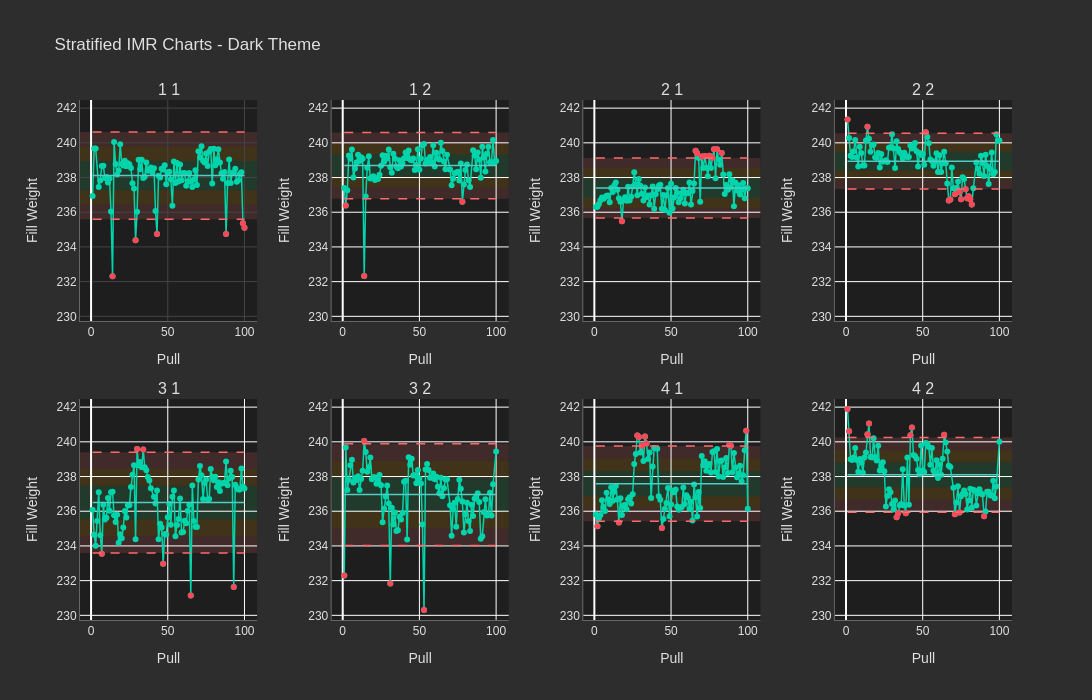

Write notebook code for a chart like this one.
### Markdown cell above
---
## Theme Options

The library supports light and dark themes.

### Code cell
# Dark theme
fig = result_imr.plot(
    theme='dark',
    show_zones=True,
    ncols=4,
    width=1400,
    height=700,
    title='Stratified IMR Charts - Dark Theme'
)
fig.show()

### Figure 1 — Plotly figure (JSON) as saved in the notebook; plotly's stock layout.template omitted (floating-point values rounded to 4 significant figures)
{"data": [{"hovertemplate": "%{x}<br>%{y:.3f}<extra></extra>", "line": {"color": "#00D4AA", "width": 1.5}, "marker": {"color": "#00D4AA", "size": 6}, "mode": "lines+markers", "name": "1_1", "showlegend": false, "type": "scatter", "x": [1, 2, 3, 5, 6, 7, 8, 9, 10, 11, 12, 13, 14, 15, 16, 17, 18, 19, 20, 21, 22, 23, 24, 25, 26, 27, 28, 29, 30, 31, 32, 33, 34, 35, 36, 37, 38, 39, 40, 41, 42, 43, 44, 45, 46, 47, 48, 49, 50, 51, 52, 53, 54, 55, 56, 57, 58, 59, 60, 61, 62, 63, 64, 65, 66, 67, 68, 69, 70, 71, 72, 73, 74, 75, 76, 77, 78, 79, 80, 81, 82, 83, 84, 85, 86, 87, 88, 89, 90, 91, 92, 93, 94, 95, 96, 97, 98, 99, 100], "xaxis": "x", "y": [236.9, 239.7, 239.7, 237.5, 237.8, 238.7, 238.7, 238.0, 238.0, 237.7, 237.9, 236.0, 232.3, 240.1, 238.8, 238.2, 238.4, 239.9, 238.8, 238.7, 239.0, 238.7, 238.8, 238.8, 238.6, 237.7, 237.4, 234.4, 236.0, 239.0, 238.5, 239.0, 238.0, 238.0, 238.9, 238.4, 238.5, 238.6, 238.3, 238.5, 236.1, 234.7, 238.1, 238.0, 238.5, 238.5, 238.7, 237.6, 238.3, 238.3, 237.9, 236.4, 238.9, 237.7, 238.8, 237.8, 238.8, 237.8, 238.2, 238.3, 237.5, 237.8, 238.3, 237.8, 237.5, 237.9, 238.4, 237.6, 239.5, 239.2, 239.8, 239.0, 238.9, 239.4, 238.7, 239.5, 239.6, 237.7, 239.7, 238.7, 239.1, 239.6, 238.9, 238.2, 237.9, 238.3, 234.7, 237.7, 239.0, 237.7, 238.3, 238.3, 238.5, 237.8, 237.8, 238.2, 238.3, 235.4, 235.1], "yaxis": "y"}, {"hovertemplate": "Signal<br>%{x}<br>%{y:.3f}<extra></extra>", "marker": {"color": "#FF4757", "size": 6, "symbol": "circle"}, "mode": "markers", "showlegend": false, "type": "scatter", "x": [14, 29, 43, 88, 99, 100], "xaxis": "x", "y": [232.3, 234.4, 234.7, 234.7, 235.4, 235.1], "yaxis": "y"}, {"hovertemplate": "%{x}<br>%{y:.3f}<extra></extra>", "line": {"color": "#00D4AA", "width": 1.5}, "marker": {"color": "#00D4AA", "size": 6}, "mode": "lines+markers", "name": "1_2", "showlegend": false, "type": "scatter", "x": [1, 2, 3, 4, 5, 6, 7, 8, 9, 10, 11, 12, 13, 14, 15, 16, 17, 18, 19, 20, 21, 22, 23, 24, 25, 26, 27, 28, 29, 30, 31, 32, 33, 34, 35, 36, 37, 38, 39, 40, 41, 42, 43, 44, 45, 46, 47, 48, 49, 50, 51, 52, 53, 54, 55, 56, 57, 58, 59, 60, 61, 62, 63, 64, 65, 66, 67, 68, 70, 71, 72, 73, 74, 75, 76, 77, 78, 79, 80, 81, 82, 83, 85, 86, 87, 88, 89, 90, 91, 92, 93, 94, 95, 96, 97, 98, 99, 100], "xaxis": "x2", "y": [237.4, 236.4, 237.3, 239.3, 239.1, 239.6, 238.0, 238.5, 238.9, 239.3, 239.0, 239.2, 239.1, 232.3, 236.9, 238.6, 239.2, 237.9, 238.0, 238.1, 237.9, 238.0, 237.9, 238.2, 238.7, 239.3, 238.9, 239.3, 239.1, 239.6, 238.6, 238.3, 239.4, 239.1, 238.6, 238.5, 239.0, 238.6, 238.8, 239.1, 239.4, 239.1, 239.6, 239.0, 239.0, 239.1, 238.4, 238.7, 239.6, 238.4, 239.1, 239.9, 239.9, 238.8, 239.0, 238.9, 239.2, 238.9, 239.9, 238.6, 239.4, 239.1, 239.0, 240.0, 239.5, 238.9, 238.5, 239.3, 238.5, 237.6, 237.9, 238.2, 238.3, 238.3, 237.8, 238.8, 236.6, 237.6, 238.4, 238.8, 237.8, 237.5, 239.6, 239.3, 238.5, 239.4, 239.0, 238.0, 239.8, 239.2, 238.3, 239.4, 239.8, 238.9, 238.9, 240.2, 238.9, 238.9], "yaxis": "y2"}, {"hovertemplate": "Signal<br>%{x}<br>%{y:.3f}<extra></extra>", "marker": {"color": "#FF4757", "size": 6, "symbol": "circle"}, "mode": "markers", "showlegend": false, "type": "scatter", "x": [2, 14, 78], "xaxis": "x2", "y": [236.4, 232.3, 236.6], "yaxis": "y2"}, {"hovertemplate": "%{x}<br>%{y:.3f}<extra></extra>", "line": {"color": "#00D4AA", "width": 1.5}, "marker": {"color": "#00D4AA", "size": 6}, "mode": "lines+markers", "name": "2_1", "showlegend": false, "type": "scatter", "x": [1, 2, 3, 4, 5, 6, 7, 8, 9, 10, 11, 12, 13, 14, 15, 16, 17, 18, 19, 20, 21, 22, 23, 24, 25, 26, 27, 28, 29, 30, 31, 32, 33, 34, 35, 36, 37, 38, 39, 40, 41, 42, 43, 44, 45, 46, 47, 48, 49, 50, 51, 52, 53, 54, 55, 56, 57, 58, 59, 60, 61, 62, 63, 64, 65, 66, 67, 68, 69, 70, 71, 72, 73, 74, 75, 76, 77, 78, 79, 80, 81, 82, 83, 84, 85, 86, 87, 88, 89, 90, 91, 92, 93, 94, 95, 96, 97, 98, 99, 100], "xaxis": "x3", "y": [236.3, 236.3, 236.5, 236.7, 236.8, 236.8, 236.9, 236.9, 237.0, 236.6, 237.4, 237.2, 237.6, 237.7, 237.3, 236.8, 236.6, 235.5, 236.7, 236.9, 236.7, 237.5, 236.7, 236.9, 237.5, 238.3, 237.6, 237.0, 237.9, 237.5, 237.1, 236.7, 237.4, 236.9, 237.0, 236.4, 237.0, 237.5, 236.2, 237.0, 237.3, 237.5, 237.6, 236.2, 237.0, 236.1, 237.0, 237.4, 236.0, 237.6, 236.2, 236.8, 237.4, 237.1, 236.6, 236.8, 237.1, 237.3, 236.5, 237.1, 237.1, 237.7, 236.4, 237.2, 237.7, 239.6, 239.4, 239.1, 236.6, 239.2, 238.6, 239.2, 238.6, 238.1, 239.2, 238.6, 239.2, 239.6, 238.0, 239.6, 239.0, 238.7, 239.4, 238.2, 237.1, 237.6, 237.3, 238.2, 237.4, 237.8, 236.3, 237.7, 237.2, 237.6, 237.0, 237.3, 237.7, 236.8, 237.4, 237.4], "yaxis": "y3"}, {"hovertemplate": "Signal<br>%{x}<br>%{y:.3f}<extra></extra>", "marker": {"color": "#FF4757", "size": 6, "symbol": "circle"}, "mode": "markers", "showlegend": false, "type": "scatter", "x": [18, 66, 67, 70, 72, 75, 77, 78, 80, 83], "xaxis": "x3", "y": [235.5, 239.6, 239.4, 239.2, 239.2, 239.2, 239.2, 239.6, 239.6, 239.4], "yaxis": "y3"}, {"hovertemplate": "%{x}<br>%{y:.3f}<extra></extra>", "line": {"color": "#00D4AA", "width": 1.5}, "marker": {"color": "#00D4AA", "size": 6}, "mode": "lines+markers", "name": "2_2", "showlegend": false, "type": "scatter", "x": [1, 2, 3, 4, 5, 6, 7, 8, 9, 10, 11, 12, 13, 14, 15, 16, 17, 18, 19, 20, 21, 22, 23, 24, 26, 27, 28, 29, 30, 31, 32, 33, 34, 35, 36, 37, 38, 39, 40, 41, 42, 43, 44, 45, 46, 47, 48, 49, 50, 51, 52, 53, 54, 55, 56, 57, 58, 59, 60, 61, 62, 63, 64, 65, 66, 67, 68, 69, 70, 71, 72, 73, 74, 75, 76, 77, 78, 79, 80, 81, 82, 83, 85, 86, 87, 88, 89, 90, 91, 92, 93, 94, 95, 96, 97, 98, 99, 100], "xaxis": "x4", "y": [241.3, 240.3, 239.3, 239.2, 239.5, 240.2, 239.2, 238.6, 239.8, 239.4, 238.7, 238.7, 240.1, 240.9, 240.2, 239.5, 239.9, 239.9, 239.2, 239.1, 239.4, 238.6, 239.3, 238.9, 239.0, 238.9, 239.7, 239.7, 240.5, 239.7, 238.6, 240.1, 239.6, 239.5, 239.4, 239.1, 239.4, 239.3, 239.2, 239.2, 239.8, 239.7, 239.8, 240.0, 239.5, 238.6, 239.4, 239.3, 239.4, 238.7, 240.6, 240.3, 240.0, 239.0, 239.0, 238.7, 238.9, 239.4, 238.3, 239.3, 238.3, 238.8, 239.5, 238.8, 237.7, 236.7, 236.7, 238.6, 237.4, 237.0, 237.4, 237.8, 237.2, 236.8, 238.0, 237.9, 237.3, 236.8, 236.9, 236.7, 236.4, 237.4, 238.9, 238.5, 238.2, 239.3, 238.8, 238.1, 239.3, 238.7, 237.6, 238.5, 239.4, 238.2, 238.3, 240.5, 240.1, 240.1], "yaxis": "y4"}, {"hovertemplate": "Signal<br>%{x}<br>%{y:.3f}<extra></extra>", "marker": {"color": "#FF4757", "size": 6, "symbol": "circle"}, "mode": "markers", "showlegend": false, "type": "scatter", "x": [1, 14, 52, 67, 68, 71, 74, 75, 78, 79, 80, 81, 82], "xaxis": "x4", "y": [241.3, 240.9, 240.6, 236.7, 236.7, 237.0, 237.2, 236.8, 237.3, 236.8, 236.9, 236.7, 236.4], "yaxis": "y4"}, {"hovertemplate": "%{x}<br>%{y:.3f}<extra></extra>", "line": {"color": "#00D4AA", "width": 1.5}, "marker": {"color": "#00D4AA", "size": 6}, "mode": "lines+markers", "name": "3_1", "showlegend": false, "type": "scatter", "x": [1, 2, 3, 4, 5, 6, 7, 8, 9, 10, 11, 12, 13, 14, 15, 16, 17, 18, 19, 20, 21, 22, 23, 24, 25, 26, 27, 28, 29, 30, 31, 32, 33, 34, 35, 36, 37, 38, 39, 41, 42, 43, 44, 45, 46, 47, 48, 49, 50, 51, 52, 53, 54, 55, 56, 57, 58, 59, 60, 61, 62, 63, 64, 65, 66, 67, 68, 69, 70, 71, 72, 73, 74, 75, 76, 77, 78, 79, 80, 81, 82, 83, 84, 85, 86, 87, 88, 89, 90, 91, 92, 93, 94, 95, 96, 97, 98, 99, 100], "xaxis": "x5", "y": [236.1, 234.7, 234.0, 235.4, 237.1, 234.6, 233.6, 236.4, 235.5, 235.6, 236.8, 236.0, 237.1, 237.1, 235.8, 235.4, 235.8, 234.2, 234.7, 234.4, 235.1, 236.0, 235.6, 236.3, 236.3, 237.4, 238.1, 238.7, 234.4, 239.6, 238.7, 238.8, 238.5, 239.6, 238.5, 238.4, 238.0, 237.8, 237.3, 236.8, 236.4, 237.2, 234.4, 235.3, 235.1, 233.0, 234.7, 234.7, 235.7, 236.4, 235.2, 236.8, 237.2, 234.6, 235.2, 235.6, 236.7, 234.8, 234.8, 235.4, 235.3, 236.0, 236.4, 231.1, 237.5, 235.4, 235.1, 235.1, 237.8, 238.6, 238.1, 236.7, 237.6, 237.8, 236.7, 236.7, 238.4, 238.0, 237.8, 238.0, 237.4, 237.7, 237.2, 237.6, 237.6, 237.6, 238.9, 237.5, 237.9, 238.3, 238.0, 231.6, 237.5, 237.3, 237.2, 237.2, 238.5, 237.4, 237.3], "yaxis": "y5"}, {"hovertemplate": "Signal<br>%{x}<br>%{y:.3f}<extra></extra>", "marker": {"color": "#FF4757", "size": 6, "symbol": "circle"}, "mode": "markers", "showlegend": false, "type": "scatter", "x": [7, 30, 34, 47, 65, 93], "xaxis": "x5", "y": [233.6, 239.6, 239.6, 233.0, 231.1, 231.6], "yaxis": "y5"}, {"hovertemplate": "%{x}<br>%{y:.3f}<extra></extra>", "line": {"color": "#00D4AA", "width": 1.5}, "marker": {"color": "#00D4AA", "size": 6}, "mode": "lines+markers", "name": "3_2", "showlegend": false, "type": "scatter", "x": [1, 2, 3, 4, 5, 6, 7, 8, 9, 10, 11, 12, 13, 14, 15, 16, 17, 18, 19, 20, 21, 22, 23, 24, 25, 26, 27, 28, 29, 30, 31, 32, 33, 34, 35, 36, 37, 38, 39, 40, 41, 42, 43, 44, 45, 46, 47, 48, 49, 50, 51, 52, 53, 54, 55, 56, 57, 58, 59, 60, 61, 62, 63, 64, 65, 66, 67, 68, 70, 71, 72, 73, 74, 75, 76, 77, 78, 79, 80, 81, 82, 83, 84, 85, 86, 87, 88, 89, 90, 91, 92, 93, 94, 95, 96, 97, 98, 100], "xaxis": "x6", "y": [232.3, 239.7, 237.2, 237.8, 238.7, 239.0, 237.7, 237.9, 237.8, 238.0, 237.2, 237.9, 238.3, 240.1, 239.4, 238.3, 238.5, 239.1, 237.8, 238.0, 238.0, 237.6, 237.8, 238.1, 237.5, 235.4, 236.2, 236.8, 237.5, 236.4, 231.8, 236.2, 235.2, 235.9, 234.9, 234.9, 235.7, 235.5, 235.9, 237.7, 237.8, 234.4, 239.1, 238.7, 239.0, 238.1, 238.1, 237.6, 238.4, 237.9, 237.6, 235.2, 230.3, 238.4, 238.7, 238.4, 237.9, 237.9, 238.2, 237.8, 238.0, 237.4, 237.0, 237.9, 236.9, 237.3, 237.8, 237.8, 236.3, 234.6, 236.1, 236.5, 235.1, 236.7, 237.8, 237.3, 236.6, 234.8, 235.8, 236.5, 235.4, 234.9, 236.4, 235.7, 236.7, 236.8, 237.0, 236.5, 234.4, 234.6, 235.9, 236.7, 235.8, 235.8, 237.1, 235.8, 237.6, 239.4], "yaxis": "y6"}, {"hovertemplate": "Signal<br>%{x}<br>%{y:.3f}<extra></extra>", "marker": {"color": "#FF4757", "size": 6, "symbol": "circle"}, "mode": "markers", "showlegend": false, "type": "scatter", "x": [1, 14, 31, 53], "xaxis": "x6", "y": [232.3, 240.1, 231.8, 230.3], "yaxis": "y6"}, {"hovertemplate": "%{x}<br>%{y:.3f}<extra></extra>", "line": {"color": "#00D4AA", "width": 1.5}, "marker": {"color": "#00D4AA", "size": 6}, "mode": "lines+markers", "name": "4_1", "showlegend": false, "type": "scatter", "x": [1, 2, 3, 4, 5, 6, 7, 8, 9, 10, 11, 12, 13, 14, 15, 16, 17, 18, 19, 20, 21, 22, 23, 24, 25, 26, 27, 28, 29, 30, 31, 32, 33, 34, 35, 36, 37, 38, 39, 41, 42, 43, 44, 45, 46, 47, 48, 49, 50, 51, 52, 53, 54, 55, 56, 57, 58, 59, 60, 61, 62, 63, 64, 65, 66, 67, 68, 69, 70, 71, 72, 73, 74, 75, 76, 77, 78, 79, 80, 81, 82, 83, 84, 85, 86, 87, 88, 89, 90, 91, 92, 93, 94, 95, 96, 97, 98, 99, 100], "xaxis": "x7", "y": [235.8, 235.1, 235.6, 235.8, 236.6, 236.2, 236.0, 237.1, 236.7, 236.4, 237.4, 236.6, 237.1, 237.4, 236.7, 235.3, 236.8, 235.8, 236.3, 236.4, 236.1, 236.7, 236.8, 236.4, 237.0, 238.7, 239.3, 240.4, 240.3, 239.4, 239.8, 238.9, 240.3, 239.9, 239.0, 239.4, 236.8, 238.6, 239.7, 239.6, 236.9, 236.7, 235.0, 235.6, 236.1, 236.5, 237.3, 235.7, 236.4, 237.2, 237.1, 237.2, 236.3, 236.1, 236.2, 236.2, 237.4, 236.4, 236.9, 236.8, 236.2, 236.6, 235.5, 237.5, 236.8, 235.7, 237.1, 236.2, 239.2, 238.7, 238.9, 238.3, 238.7, 238.7, 238.2, 239.4, 239.5, 238.3, 239.6, 238.0, 238.9, 238.9, 238.0, 238.5, 239.1, 238.2, 239.8, 239.8, 238.2, 239.3, 238.5, 238.0, 238.2, 238.6, 237.7, 238.1, 239.5, 240.6, 236.1], "yaxis": "y7"}, {"hovertemplate": "Signal<br>%{x}<br>%{y:.3f}<extra></extra>", "marker": {"color": "#FF4757", "size": 6, "symbol": "circle"}, "mode": "markers", "showlegend": false, "type": "scatter", "x": [2, 16, 28, 29, 31, 33, 34, 44, 88, 89, 99], "xaxis": "x7", "y": [235.1, 235.3, 240.4, 240.3, 239.8, 240.3, 239.9, 235.0, 239.8, 239.8, 240.6], "yaxis": "y7"}, {"hovertemplate": "%{x}<br>%{y:.3f}<extra></extra>", "line": {"color": "#00D4AA", "width": 1.5}, "marker": {"color": "#00D4AA", "size": 6}, "mode": "lines+markers", "name": "4_2", "showlegend": false, "type": "scatter", "x": [1, 2, 3, 4, 5, 6, 7, 8, 9, 10, 11, 12, 13, 14, 15, 16, 17, 18, 19, 20, 21, 22, 23, 24, 25, 26, 27, 28, 29, 30, 31, 32, 33, 34, 35, 36, 37, 38, 39, 40, 41, 42, 43, 44, 45, 46, 47, 48, 49, 50, 51, 52, 53, 54, 55, 56, 57, 58, 59, 60, 61, 62, 63, 64, 65, 66, 67, 68, 70, 71, 72, 73, 74, 75, 76, 77, 78, 79, 80, 81, 82, 83, 84, 85, 86, 87, 88, 89, 90, 91, 92, 93, 94, 95, 96, 97, 98, 100], "xaxis": "x8", "y": [241.9, 240.6, 239.0, 238.9, 239.1, 239.7, 239.0, 238.3, 239.0, 238.8, 238.2, 239.1, 239.4, 240.4, 241.1, 239.1, 239.1, 240.2, 239.1, 238.9, 239.8, 238.3, 238.6, 238.8, 238.3, 236.3, 236.9, 237.3, 237.1, 236.4, 236.1, 236.6, 235.7, 235.9, 236.3, 236.4, 238.4, 236.3, 235.9, 239.1, 236.4, 240.4, 240.8, 239.2, 239.2, 239.0, 238.4, 238.1, 239.8, 238.3, 238.3, 239.9, 239.9, 239.7, 238.7, 239.7, 238.3, 238.2, 238.9, 237.9, 238.7, 238.1, 239.0, 240.4, 240.0, 239.4, 238.6, 238.6, 237.3, 235.8, 236.5, 237.4, 235.9, 236.9, 237.0, 237.2, 237.0, 236.1, 236.6, 237.3, 236.2, 237.2, 237.2, 236.3, 237.0, 237.3, 237.0, 237.0, 235.7, 236.0, 237.1, 237.1, 236.9, 236.9, 237.8, 236.8, 237.4, 240.0], "yaxis": "y8"}, {"hovertemplate": "Signal<br>%{x}<br>%{y:.3f}<extra></extra>", "marker": {"color": "#FF4757", "size": 6, "symbol": "circle"}, "mode": "markers", "showlegend": false, "type": "scatter", "x": [1, 2, 14, 15, 33, 34, 39, 42, 43, 64, 71, 74, 90], "xaxis": "x8", "y": [241.9, 240.6, 240.4, 241.1, 235.7, 235.9, 235.9, 240.4, 240.8, 240.4, 235.8, 235.9, 235.7], "yaxis": "y8"}], "layout": {"annotations": [{"font": {"size": 16}, "showarrow": false, "text": "1 1", "x": 0.095, "xanchor": "center", "xref": "paper", "y": 1.0, "yanchor": "bottom", "yref": "paper"}, {"font": {"size": 16}, "showarrow": false, "text": "1 2", "x": 0.365, "xanchor": "center", "xref": "paper", "y": 1.0, "yanchor": "bottom", "yref": "paper"}, {"font": {"size": 16}, "showarrow": false, "text": "2 1", "x": 0.635, "xanchor": "center", "xref": "paper", "y": 1.0, "yanchor": "bottom", "yref": "paper"}, {"font": {"size": 16}, "showarrow": false, "text": "2 2", "x": 0.905, "xanchor": "center", "xref": "paper", "y": 1.0, "yanchor": "bottom", "yref": "paper"}, {"font": {"size": 16}, "showarrow": false, "text": "3 1", "x": 0.095, "xanchor": "center", "xref": "paper", "y": 0.425, "yanchor": "bottom", "yref": "paper"}, {"font": {"size": 16}, "showarrow": false, "text": "3 2", "x": 0.365, "xanchor": "center", "xref": "paper", "y": 0.425, "yanchor": "bottom", "yref": "paper"}, {"font": {"size": 16}, "showarrow": false, "text": "4 1", "x": 0.635, "xanchor": "center", "xref": "paper", "y": 0.425, "yanchor": "bottom", "yref": "paper"}, {"font": {"size": 16}, "showarrow": false, "text": "4 2", "x": 0.905, "xanchor": "center", "xref": "paper", "y": 0.425, "yanchor": "bottom", "yref": "paper"}], "font": {"color": "#E0E0E0", "family": "Arial, sans-serif", "size": 12}, "height": 700, "hovermode": "closest", "paper_bgcolor": "#2D2D2D", "plot_bgcolor": "#1E1E1E", "shapes": [{"fillcolor": "#2ED573", "layer": "below", "line": {"width": 0}, "opacity": 0.15, "type": "rect", "x0": 0, "x1": 1, "xref": "x domain", "y0": 237.3, "y1": 238.9, "yref": "y"}, {"fillcolor": "#FFA502", "layer": "below", "line": {"width": 0}, "opacity": 0.15, "type": "rect", "x0": 0, "x1": 1, "xref": "x domain", "y0": 238.9, "y1": 239.8, "yref": "y"}, {"fillcolor": "#FFA502", "layer": "below", "line": {"width": 0}, "opacity": 0.15, "type": "rect", "x0": 0, "x1": 1, "xref": "x domain", "y0": 236.4, "y1": 237.3, "yref": "y"}, {"fillcolor": "#FF6B6B", "layer": "below", "line": {"width": 0}, "opacity": 0.15, "type": "rect", "x0": 0, "x1": 1, "xref": "x domain", "y0": 239.8, "y1": 240.6, "yref": "y"}, {"fillcolor": "#FF6B6B", "layer": "below", "line": {"width": 0}, "opacity": 0.15, "type": "rect", "x0": 0, "x1": 1, "xref": "x domain", "y0": 235.6, "y1": 236.4, "yref": "y"}, {"line": {"color": "#FF6B6B", "dash": "dash", "width": 1.5}, "type": "line", "x0": 1, "x1": 100, "xref": "x", "y0": 240.6, "y1": 240.6, "yref": "y"}, {"line": {"color": "#FF6B6B", "dash": "dash", "width": 1.5}, "type": "line", "x0": 1, "x1": 100, "xref": "x", "y0": 235.6, "y1": 235.6, "yref": "y"}, {"line": {"color": "#4ECDC4", "width": 1.5}, "type": "line", "x0": 1, "x1": 100, "xref": "x", "y0": 238.1, "y1": 238.1, "yref": "y"}, {"fillcolor": "#2ED573", "layer": "below", "line": {"width": 0}, "opacity": 0.15, "type": "rect", "x0": 0, "x1": 1, "xref": "x2 domain", "y0": 238.1, "y1": 239.3, "yref": "y2"}, {"fillcolor": "#FFA502", "layer": "below", "line": {"width": 0}, "opacity": 0.15, "type": "rect", "x0": 0, "x1": 1, "xref": "x2 domain", "y0": 239.3, "y1": 240.0, "yref": "y2"}, {"fillcolor": "#FFA502", "layer": "below", "line": {"width": 0}, "opacity": 0.15, "type": "rect", "x0": 0, "x1": 1, "xref": "x2 domain", "y0": 237.4, "y1": 238.1, "yref": "y2"}, {"fillcolor": "#FF6B6B", "layer": "below", "line": {"width": 0}, "opacity": 0.15, "type": "rect", "x0": 0, "x1": 1, "xref": "x2 domain", "y0": 240.0, "y1": 240.6, "yref": "y2"}, {"fillcolor": "#FF6B6B", "layer": "below", "line": {"width": 0}, "opacity": 0.15, "type": "rect", "x0": 0, "x1": 1, "xref": "x2 domain", "y0": 236.8, "y1": 237.4, "yref": "y2"}, {"line": {"color": "#FF6B6B", "dash": "dash", "width": 1.5}, "type": "line", "x0": 1, "x1": 100, "xref": "x2", "y0": 240.6, "y1": 240.6, "yref": "y2"}, {"line": {"color": "#FF6B6B", "dash": "dash", "width": 1.5}, "type": "line", "x0": 1, "x1": 100, "xref": "x2", "y0": 236.8, "y1": 236.8, "yref": "y2"}, {"line": {"color": "#4ECDC4", "width": 1.5}, "type": "line", "x0": 1, "x1": 100, "xref": "x2", "y0": 238.7, "y1": 238.7, "yref": "y2"}, {"fillcolor": "#2ED573", "layer": "below", "line": {"width": 0}, "opacity": 0.15, "type": "rect", "x0": 0, "x1": 1, "xref": "x3 domain", "y0": 236.8, "y1": 238.0, "yref": "y3"}, {"fillcolor": "#FFA502", "layer": "below", "line": {"width": 0}, "opacity": 0.15, "type": "rect", "x0": 0, "x1": 1, "xref": "x3 domain", "y0": 238.0, "y1": 238.5, "yref": "y3"}, {"fillcolor": "#FFA502", "layer": "below", "line": {"width": 0}, "opacity": 0.15, "type": "rect", "x0": 0, "x1": 1, "xref": "x3 domain", "y0": 236.2, "y1": 236.8, "yref": "y3"}, {"fillcolor": "#FF6B6B", "layer": "below", "line": {"width": 0}, "opacity": 0.15, "type": "rect", "x0": 0, "x1": 1, "xref": "x3 domain", "y0": 238.5, "y1": 239.1, "yref": "y3"}, {"fillcolor": "#FF6B6B", "layer": "below", "line": {"width": 0}, "opacity": 0.15, "type": "rect", "x0": 0, "x1": 1, "xref": "x3 domain", "y0": 235.7, "y1": 236.2, "yref": "y3"}, {"line": {"color": "#FF6B6B", "dash": "dash", "width": 1.5}, "type": "line", "x0": 1, "x1": 100, "xref": "x3", "y0": 239.1, "y1": 239.1, "yref": "y3"}, {"line": {"color": "#FF6B6B", "dash": "dash", "width": 1.5}, "type": "line", "x0": 1, "x1": 100, "xref": "x3", "y0": 235.7, "y1": 235.7, "yref": "y3"}, {"line": {"color": "#4ECDC4", "width": 1.5}, "type": "line", "x0": 1, "x1": 100, "xref": "x3", "y0": 237.4, "y1": 237.4, "yref": "y3"}, {"fillcolor": "#2ED573", "layer": "below", "line": {"width": 0}, "opacity": 0.15, "type": "rect", "x0": 0, "x1": 1, "xref": "x4 domain", "y0": 238.4, "y1": 239.5, "yref": "y4"}, {"fillcolor": "#FFA502", "layer": "below", "line": {"width": 0}, "opacity": 0.15, "type": "rect", "x0": 0, "x1": 1, "xref": "x4 domain", "y0": 239.5, "y1": 240.0, "yref": "y4"}, {"fillcolor": "#FFA502", "layer": "below", "line": {"width": 0}, "opacity": 0.15, "type": "rect", "x0": 0, "x1": 1, "xref": "x4 domain", "y0": 237.9, "y1": 238.4, "yref": "y4"}, {"fillcolor": "#FF6B6B", "layer": "below", "line": {"width": 0}, "opacity": 0.15, "type": "rect", "x0": 0, "x1": 1, "xref": "x4 domain", "y0": 240.0, "y1": 240.6, "yref": "y4"}, {"fillcolor": "#FF6B6B", "layer": "below", "line": {"width": 0}, "opacity": 0.15, "type": "rect", "x0": 0, "x1": 1, "xref": "x4 domain", "y0": 237.3, "y1": 237.9, "yref": "y4"}, {"line": {"color": "#FF6B6B", "dash": "dash", "width": 1.5}, "type": "line", "x0": 1, "x1": 100, "xref": "x4", "y0": 240.6, "y1": 240.6, "yref": "y4"}, {"line": {"color": "#FF6B6B", "dash": "dash", "width": 1.5}, "type": "line", "x0": 1, "x1": 100, "xref": "x4", "y0": 237.3, "y1": 237.3, "yref": "y4"}, {"line": {"color": "#4ECDC4", "width": 1.5}, "type": "line", "x0": 1, "x1": 100, "xref": "x4", "y0": 238.9, "y1": 238.9, "yref": "y4"}, {"fillcolor": "#2ED573", "layer": "below", "line": {"width": 0}, "opacity": 0.15, "type": "rect", "x0": 0, "x1": 1, "xref": "x5 domain", "y0": 235.5, "y1": 237.5, "yref": "y5"}, {"fillcolor": "#FFA502", "layer": "below", "line": {"width": 0}, "opacity": 0.15, "type": "rect", "x0": 0, "x1": 1, "xref": "x5 domain", "y0": 237.5, "y1": 238.4, "yref": "y5"}, {"fillcolor": "#FFA502", "layer": "below", "line": {"width": 0}, "opacity": 0.15, "type": "rect", "x0": 0, "x1": 1, "xref": "x5 domain", "y0": 234.6, "y1": 235.5, "yref": "y5"}, {"fillcolor": "#FF6B6B", "layer": "below", "line": {"width": 0}, "opacity": 0.15, "type": "rect", "x0": 0, "x1": 1, "xref": "x5 domain", "y0": 238.4, "y1": 239.4, "yref": "y5"}, {"fillcolor": "#FF6B6B", "layer": "below", "line": {"width": 0}, "opacity": 0.15, "type": "rect", "x0": 0, "x1": 1, "xref": "x5 domain", "y0": 233.6, "y1": 234.6, "yref": "y5"}, {"line": {"color": "#FF6B6B", "dash": "dash", "width": 1.5}, "type": "line", "x0": 1, "x1": 100, "xref": "x5", "y0": 239.4, "y1": 239.4, "yref": "y5"}, {"line": {"color": "#FF6B6B", "dash": "dash", "width": 1.5}, "type": "line", "x0": 1, "x1": 100, "xref": "x5", "y0": 233.6, "y1": 233.6, "yref": "y5"}, {"line": {"color": "#4ECDC4", "width": 1.5}, "type": "line", "x0": 1, "x1": 100, "xref": "x5", "y0": 236.5, "y1": 236.5, "yref": "y5"}, {"fillcolor": "#2ED573", "layer": "below", "line": {"width": 0}, "opacity": 0.15, "type": "rect", "x0": 0, "x1": 1, "xref": "x6 domain", "y0": 236.0, "y1": 237.9, "yref": "y6"}, {"fillcolor": "#FFA502", "layer": "below", "line": {"width": 0}, "opacity": 0.15, "type": "rect", "x0": 0, "x1": 1, "xref": "x6 domain", "y0": 237.9, "y1": 238.9, "yref": "y6"}, {"fillcolor": "#FFA502", "layer": "below", "line": {"width": 0}, "opacity": 0.15, "type": "rect", "x0": 0, "x1": 1, "xref": "x6 domain", "y0": 235.0, "y1": 236.0, "yref": "y6"}, {"fillcolor": "#FF6B6B", "layer": "below", "line": {"width": 0}, "opacity": 0.15, "type": "rect", "x0": 0, "x1": 1, "xref": "x6 domain", "y0": 238.9, "y1": 239.9, "yref": "y6"}, {"fillcolor": "#FF6B6B", "layer": "below", "line": {"width": 0}, "opacity": 0.15, "type": "rect", "x0": 0, "x1": 1, "xref": "x6 domain", "y0": 234.0, "y1": 235.0, "yref": "y6"}, {"line": {"color": "#FF6B6B", "dash": "dash", "width": 1.5}, "type": "line", "x0": 1, "x1": 100, "xref": "x6", "y0": 239.9, "y1": 239.9, "yref": "y6"}, {"line": {"color": "#FF6B6B", "dash": "dash", "width": 1.5}, "type": "line", "x0": 1, "x1": 100, "xref": "x6", "y0": 234.0, "y1": 234.0, "yref": "y6"}, {"line": {"color": "#4ECDC4", "width": 1.5}, "type": "line", "x0": 1, "x1": 100, "xref": "x6", "y0": 237.0, "y1": 237.0, "yref": "y6"}, {"fillcolor": "#2ED573", "layer": "below", "line": {"width": 0}, "opacity": 0.15, "type": "rect", "x0": 0, "x1": 1, "xref": "x7 domain", "y0": 236.9, "y1": 238.3, "yref": "y7"}, {"fillcolor": "#FFA502", "layer": "below", "line": {"width": 0}, "opacity": 0.15, "type": "rect", "x0": 0, "x1": 1, "xref": "x7 domain", "y0": 238.3, "y1": 239.0, "yref": "y7"}, {"fillcolor": "#FFA502", "layer": "below", "line": {"width": 0}, "opacity": 0.15, "type": "rect", "x0": 0, "x1": 1, "xref": "x7 domain", "y0": 236.1, "y1": 236.9, "yref": "y7"}, {"fillcolor": "#FF6B6B", "layer": "below", "line": {"width": 0}, "opacity": 0.15, "type": "rect", "x0": 0, "x1": 1, "xref": "x7 domain", "y0": 239.0, "y1": 239.8, "yref": "y7"}, {"fillcolor": "#FF6B6B", "layer": "below", "line": {"width": 0}, "opacity": 0.15, "type": "rect", "x0": 0, "x1": 1, "xref": "x7 domain", "y0": 235.4, "y1": 236.1, "yref": "y7"}, {"line": {"color": "#FF6B6B", "dash": "dash", "width": 1.5}, "type": "line", "x0": 1, "x1": 100, "xref": "x7", "y0": 239.8, "y1": 239.8, "yref": "y7"}, {"line": {"color": "#FF6B6B", "dash": "dash", "width": 1.5}, "type": "line", "x0": 1, "x1": 100, "xref": "x7", "y0": 235.4, "y1": 235.4, "yref": "y7"}, {"line": {"color": "#4ECDC4", "width": 1.5}, "type": "line", "x0": 1, "x1": 100, "xref": "x7", "y0": 237.6, "y1": 237.6, "yref": "y7"}, {"fillcolor": "#2ED573", "layer": "below", "line": {"width": 0}, "opacity": 0.15, "type": "rect", "x0": 0, "x1": 1, "xref": "x8 domain", "y0": 237.4, "y1": 238.8, "yref": "y8"}, {"fillcolor": "#FFA502", "layer": "below", "line": {"width": 0}, "opacity": 0.15, "type": "rect", "x0": 0, "x1": 1, "xref": "x8 domain", "y0": 238.8, "y1": 239.5, "yref": "y8"}, {"fillcolor": "#FFA502", "layer": "below", "line": {"width": 0}, "opacity": 0.15, "type": "rect", "x0": 0, "x1": 1, "xref": "x8 domain", "y0": 236.7, "y1": 237.4, "yref": "y8"}, {"fillcolor": "#FF6B6B", "layer": "below", "line": {"width": 0}, "opacity": 0.15, "type": "rect", "x0": 0, "x1": 1, "xref": "x8 domain", "y0": 239.5, "y1": 240.3, "yref": "y8"}, {"fillcolor": "#FF6B6B", "layer": "below", "line": {"width": 0}, "opacity": 0.15, "type": "rect", "x0": 0, "x1": 1, "xref": "x8 domain", "y0": 235.9, "y1": 236.7, "yref": "y8"}, {"line": {"color": "#FF6B6B", "dash": "dash", "width": 1.5}, "type": "line", "x0": 1, "x1": 100, "xref": "x8", "y0": 240.3, "y1": 240.3, "yref": "y8"}, {"line": {"color": "#FF6B6B", "dash": "dash", "width": 1.5}, "type": "line", "x0": 1, "x1": 100, "xref": "x8", "y0": 235.9, "y1": 235.9, "yref": "y8"}, {"line": {"color": "#4ECDC4", "width": 1.5}, "type": "line", "x0": 1, "x1": 100, "xref": "x8", "y0": 238.1, "y1": 238.1, "yref": "y8"}], "title": {"text": "Stratified IMR Charts - Dark Theme"}, "width": 1400, "xaxis": {"anchor": "y", "domain": [0.0, 0.19], "gridcolor": "#444444", "gridwidth": 1.0, "linecolor": "#666666", "linewidth": 1.0, "showgrid": true, "showline": true, "title": {"text": "Pull"}}, "xaxis2": {"anchor": "y2", "domain": [0.27, 0.46], "linecolor": "#666666", "linewidth": 1.0, "showline": true, "title": {"text": "Pull"}}, "xaxis3": {"anchor": "y3", "domain": [0.54, 0.73], "linecolor": "#666666", "linewidth": 1.0, "showline": true, "title": {"text": "Pull"}}, "xaxis4": {"anchor": "y4", "domain": [0.81, 1.0], "linecolor": "#666666", "linewidth": 1.0, "showline": true, "title": {"text": "Pull"}}, "xaxis5": {"anchor": "y5", "domain": [0.0, 0.19], "linecolor": "#666666", "linewidth": 1.0, "showline": true, "title": {"text": "Pull"}}, "xaxis6": {"anchor": "y6", "domain": [0.27, 0.46], "linecolor": "#666666", "linewidth": 1.0, "showline": true, "title": {"text": "Pull"}}, "xaxis7": {"anchor": "y7", "domain": [0.54, 0.73], "linecolor": "#666666", "linewidth": 1.0, "showline": true, "title": {"text": "Pull"}}, "xaxis8": {"anchor": "y8", "domain": [0.81, 1.0], "linecolor": "#666666", "linewidth": 1.0, "showline": true, "title": {"text": "Pull"}}, "yaxis": {"anchor": "x", "domain": [0.575, 1.0], "gridcolor": "#444444", "gridwidth": 1.0, "linecolor": "#666666", "linewidth": 1.0, "range": [229.7, 242.5], "showgrid": true, "showline": true, "title": {"text": "Fill Weight"}}, "yaxis2": {"anchor": "x2", "domain": [0.575, 1.0], "linecolor": "#666666", "linewidth": 1.0, "range": [229.7, 242.5], "showline": true, "title": {"text": "Fill Weight"}}, "yaxis3": {"anchor": "x3", "domain": [0.575, 1.0], "linecolor": "#666666", "linewidth": 1.0, "range": [229.7, 242.5], "showline": true, "title": {"text": "Fill Weight"}}, "yaxis4": {"anchor": "x4", "domain": [0.575, 1.0], "linecolor": "#666666", "linewidth": 1.0, "range": [229.7, 242.5], "showline": true, "title": {"text": "Fill Weight"}}, "yaxis5": {"anchor": "x5", "domain": [0.0, 0.425], "linecolor": "#666666", "linewidth": 1.0, "range": [229.7, 242.5], "showline": true, "title": {"text": "Fill Weight"}}, "yaxis6": {"anchor": "x6", "domain": [0.0, 0.425], "linecolor": "#666666", "linewidth": 1.0, "range": [229.7, 242.5], "showline": true, "title": {"text": "Fill Weight"}}, "yaxis7": {"anchor": "x7", "domain": [0.0, 0.425], "linecolor": "#666666", "linewidth": 1.0, "range": [229.7, 242.5], "showline": true, "title": {"text": "Fill Weight"}}, "yaxis8": {"anchor": "x8", "domain": [0.0, 0.425], "linecolor": "#666666", "linewidth": 1.0, "range": [229.7, 242.5], "showline": true, "title": {"text": "Fill Weight"}}}}
